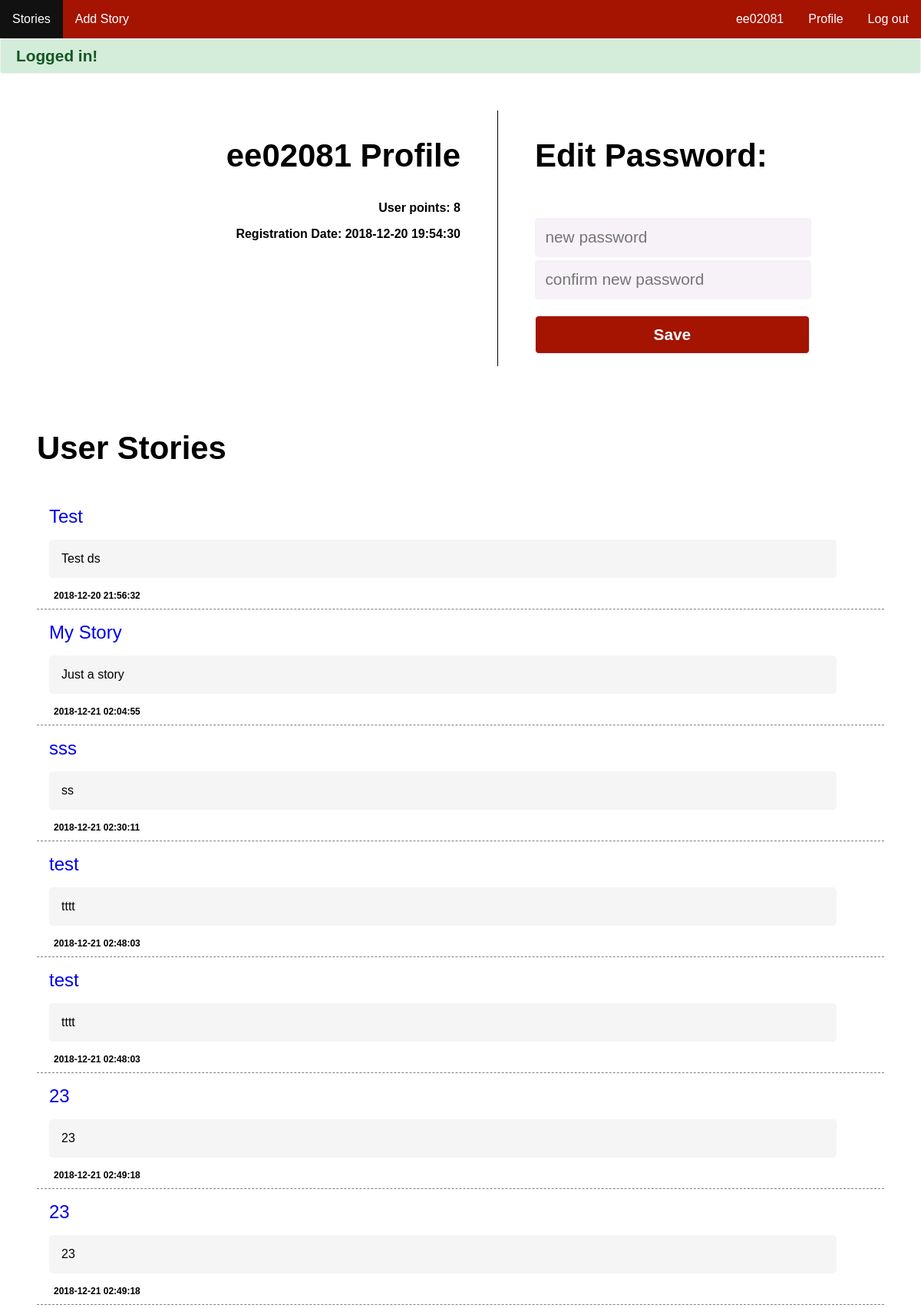
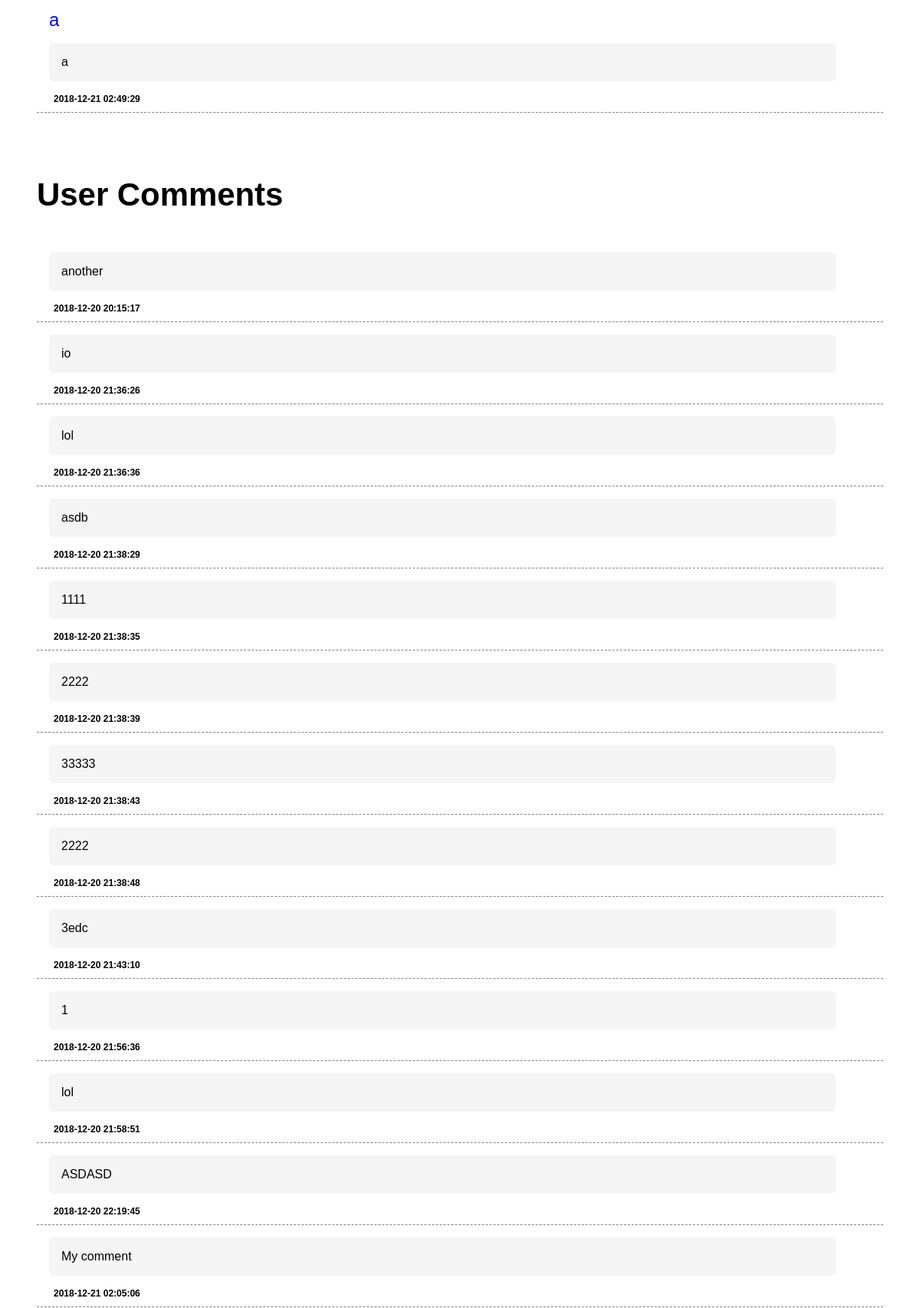
The page /pages/profile.php (signed in, upper part) on the database its author committed (2 pictures, top to bottom).
### tables this page shows
CREATE TABLE user (
  id INTEGER PRIMARY KEY AUTOINCREMENT NOT NULL,
  username VARCHAR NOT NULL UNIQUE,
  register_date DATETIME NOT NULL,  
  password VARCHAR NOT NULL
);

CREATE TABLE story (    
    id INTEGER PRIMARY KEY AUTOINCREMENT NOT NULL,
    channel_id INTEGER,
    user_id INTEGER,
    title VARCHAR NOT NULL,
    description VARCHAR NOT NULL,
    date DATETIME NOT NULL,
    karma INTEGER,
        FOREIGN KEY (channel_id) REFERENCES channel(id),
        FOREIGN KEY (user_id) REFERENCES user(id)
);

CREATE TABLE comment (    
    id INTEGER PRIMARY KEY AUTOINCREMENT NOT NULL,
    story_id INTEGER,
    user_id INTEGER,
    description VARCHAR NOT NULL,
    date DATETIME NOT NULL,
    karma INTEGER,
    father INTEGER,
        FOREIGN KEY (story_id) REFERENCES story(id),
        FOREIGN KEY (user_id) REFERENCES user(id)
);

### database/profile.php (called while the page is built)
<?php
function getUserInfo($user){
    global $conn;
    $stmt = $conn->prepare('SELECT * FROM user WHERE `username`=?');
    $stmt->execute(array($user));
    return $stmt->fetch();
}
function getUserStories($username){
    global $conn;
    $stmt = $conn->prepare('SELECT * FROM story WHERE `user_id`= (SELECT id FROM user WHERE username=?)');
    $stmt->execute(array($username));
    return $stmt->fetchAll();
}
function getUserComments($username)
{
  global $conn;
  $stmt = $conn->prepare('SELECT * FROM comment WHERE `user_id` = (SELECT id from user where username=?)');
  $stmt->execute(array($username));
  return $stmt->fetchAll();
}
function getVotesStory($username)
{
  global $conn;
  $stmt = $conn->prepare('SELECT SUM(up_down) AS karma FROM voteStory WHERE `user_id` = (SELECT id from user where username=?)');
  $stmt->execute(array($username));
  $result = $stmt->fetch();
  return $result['karma'];
}
function getVotesComment($username)
{
  global $conn;
  $stmt = $conn->prepare('SELECT SUM(up_down) AS karma FROM voteComment WHERE `user_id` = (SELECT id from user where username=?)');
  $stmt->execute(array($username));
  $result = $stmt->fetch();
  return $result['karma'];
}
?>

### templates/profile_template.php (the view, shortened to what this page needs)
<section id="core" class="profile-core">
    <section class="profile-info">
            <h2><?php echo $user_info['username']; ?> Profile</h2>
            <div class="register-date">User points:  <?php echo $karma; ?>  </div>
            <div class="register-date"> Registration Date: <?php echo $user_info['register_date']; ?>  </div>
    </section>
    <section id="login" >
        <?php if($_SESSION['username']== $usern) {?>
            <h2>Edit Password:</h2>
        <form action="../actions/action_edit_profile.php" method="POST">
            <br>
            <input type="password" name="password" placeholder="new password" id="password" required="required" value=""><br>
            <input type="password" name="passwordConfirm" placeholder="confirm new password" id="passwordConfirm">
            <span class="pass-check confirm passcheck" aria-hidden="true"></span><i class="pass-times confirm passnotcheck" aria-hidden="true"></i><br>
            <input type="submit" value="Save">
        </form>
        <?php } ?>
        </section>
</section>
<section id="profile-stories" >
    <h2>User Stories</h2>
        <?php foreach ($stories as $key => $story) { ?>
            <div id = 'listStory' class="story">
				<div class = 'listStory-title'>
					<a href="../pages/story.php?id=<?php echo $story['id']; ?>">
						<?php echo $story['title']; ?>
					</a>
				</div>
				<div class="listStory-description">
					<?php echo $story['description']; ?>
                </div>
                <div class = 'listStory-footer'>
                    <span class="date">
                        <?php echo $story['date']; ?>
                    </span>
				</div>
			</div>
            <?php } ?>
    </section>
 <section id="profile-comments" >
    <h2>User Comments</h2>
    <?php foreach ($comments as $key => $comment) { ?>
        <div id = 'listStory' class="story">
            <div class="listStory-description">
                <?php echo $comment['description']; ?>
            </div>
            <div class = 'listStory-footer'>
                <span class="date">
                    <?php echo $comment['date']; ?>
                </span>
            </div>
        </div>
    <?php } ?>
</section>

### css/allpages.css (style rules this page uses)
h2 { font-size: 2.62em; }
body { max-width: 1220px; min-height: 100vh; margin: 0 auto; font-family: 'Montserrat', sans-serif; -webkit-font-smoothing: antialiased; color: #000000; box-shadow: 0px 30px 40px rgba(0,0,0,.1); }

### css/main.css (style rules this page uses)
#core { display: flex; align-items: center; margin: 3em 3em 3em 0em; }
#login { display: block; padding-left: 3em; }
#login form input[type=text], #login form input[type=password] { width: 16em; font-size: 1.3em; margin-top: 0.2em; border: 1px solid #f4f0f5ee; color: #000000; background-color: #f4f0f5d0; border-radius: 5px; padding:0.6em 0.6em; }
#login form input[type=submit] { width: 17.2em; margin-top: 1.0em; font-size: 1.3em; font-weight: bold; border: 1px solid #f4f0f5; color: #ffffff; background-color: #A41400; border-radius: 5px; padding:0.6em 0.6em; }
#listStory { width: 100%; }
input[type="submit"] { background-color: #A41400; color: white; border: 1px solid black; padding: 0.5em 2em; }
.story, #story { display:flex; align-items: center; padding-bottom: 10px; border-bottom: 1px dashed gray; margin-top: 1em; }
.listStory-title { padding: 0em 1em 1em 1em; }
.listStory-title > * { text-decoration: none; font-size: 24px; }
.listStory-description { margin: 0em 1em 1em 1em; border-radius: 5px; background-color: #F5F5F5; text-align: justify; width: 90%; padding: 1rem; }
.listStory-footer { padding: 0rem 1rem 0rem 1rem; font-size: 12px; }
.listStory-footer > * { margin-right: 1em; padding: 0.5em; border-radius: 5px; text-align: center; font-weight: bold; text-decoration-line: none; text-decoration-color: blue; border-radius: 5px; }
#profile-stories { display: flex; flex-direction: column; margin: 3em; }
#core[class=profile-core] { align-items: flex-start; margin: 3em; }
.profile-info { display:block; width: 50%; text-align: right; padding-right: 3em; }
.profile-info > div { padding-bottom: 1em; font-weight: bold; }
#core[class=profile-core] > #login { border-left: black solid 1px; }
#profile-comments { display: flex; flex-direction: column; margin: 3em; }
#profile-stories .story, #profile-comments .story { display: block; }

### rows shown on the page
user: username "ee02081", register_date "2018-12-20 19:54:30"
story: title "Test", description "Test ds", date "2018-12-20 21:56:32"
story: title "My Story", description "Just a story", date "2018-12-21 02:04:55"
story: title "sss", description "ss", date "2018-12-21 02:30:11"
story: title "test", description "tttt", date "2018-12-21 02:48:03"
story: title "test", description "tttt", date "2018-12-21 02:48:03"
story: title "23", description "23", date "2018-12-21 02:49:18"
story: title "23", description "23", date "2018-12-21 02:49:18"
story: title "a", description "a", date "2018-12-21 02:49:29"
comment: description "another", date "2018-12-20 20:15:17"
comment: description "io", date "2018-12-20 21:36:26"
comment: description "lol", date "2018-12-20 21:36:36"
comment: description "asdb", date "2018-12-20 21:38:29"
comment: description "1111", date "2018-12-20 21:38:35"
comment: description "2222", date "2018-12-20 21:38:39"
comment: description "33333", date "2018-12-20 21:38:43"
comment: description "2222", date "2018-12-20 21:38:48"
comment: description "3edc", date "2018-12-20 21:43:10"
comment: description "1", date "2018-12-20 21:56:36"
comment: description "lol", date "2018-12-20 21:58:51"
comment: description "ASDASD", date "2018-12-20 22:19:45"
comment: description "My comment", date "2018-12-21 02:05:06"

### other values the page prints
$_SESSION['username'] "ee02081"
$message['content'] "Logged in!"
$karma "8"
